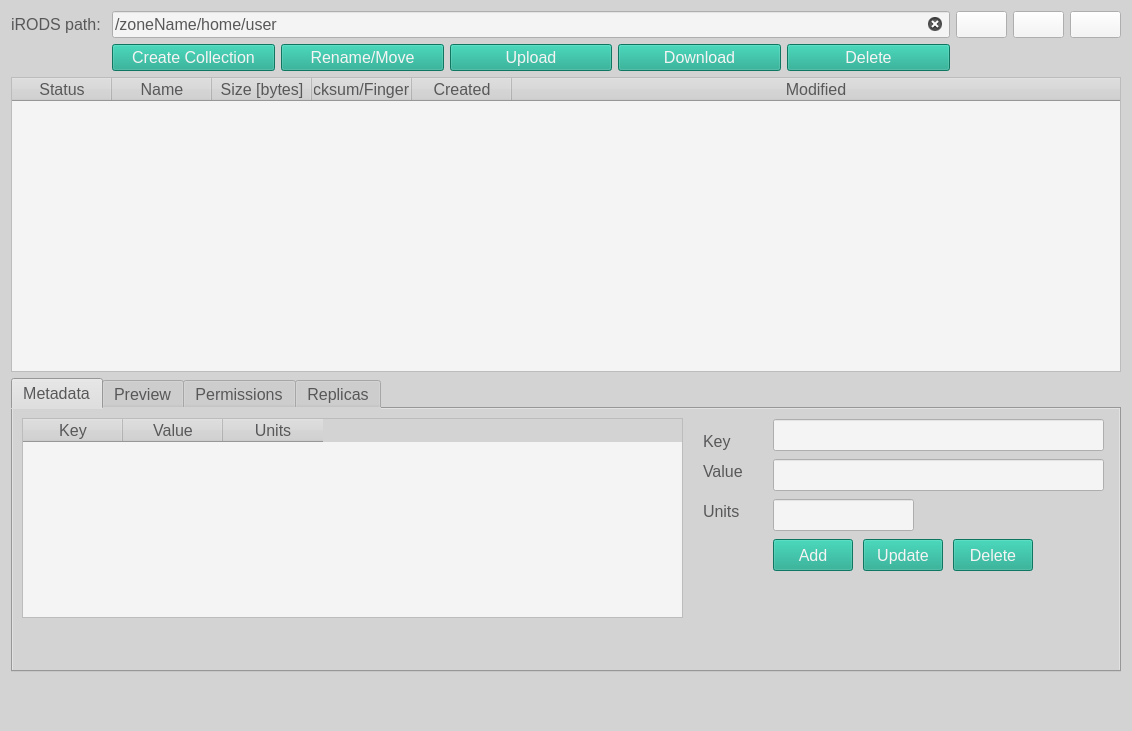
<?xml version="1.0" encoding="UTF-8"?>
<ui version="4.0">
 <class>tabBrowser</class>
 <widget class="QWidget" name="tabBrowser">
  <property name="geometry">
   <rect>
    <x>0</x>
    <y>0</y>
    <width>1132</width>
    <height>731</height>
   </rect>
  </property>
  <property name="minimumSize">
   <size>
    <width>800</width>
    <height>600</height>
   </size>
  </property>
  <property name="font">
   <font>
    <pointsize>12</pointsize>
    <weight>50</weight>
    <italic>false</italic>
    <bold>false</bold>
   </font>
  </property>
  <property name="windowTitle">
   <string>Form</string>
  </property>
  <property name="styleSheet">
   <string notr="true">QWidget
{
    background-color: rgb(211,211,211);
    color: rgb(88, 88, 90);
    selection-background-color: rgb(21, 165, 137);
    selection-color: rgb(245, 244, 244);
    font: 12pt
}

QLabel#error_label
{
    color: rgb(220, 130, 30);
}

QLineEdit, QTextEdit, QTableWidget
{
   background-color:  rgb(245, 244, 244)
}

QPushButton
{
	background-color: rgb(21, 165, 137);
    color: rgb(245, 244, 244);
}

QPushButton#home_button, QPushButton#parent_button, QPushButton#refresh_button
{
    background-color: rgb(245, 244, 244);
}

QTabWidget#info_tabs
{
     background-color: background-color: rgb(211,211,211);
}

</string>
  </property>
  <layout class="QVBoxLayout" name="verticalLayout">
   <item>
    <layout class="QGridLayout" name="gridLayout">
     <item row="1" column="0">
      <layout class="QHBoxLayout" name="horizontalLayout_4"/>
     </item>
     <item row="0" column="4">
      <widget class="QPushButton" name="home_button">
       <property name="font">
        <font>
         <pointsize>12</pointsize>
         <weight>50</weight>
         <italic>false</italic>
         <bold>false</bold>
        </font>
       </property>
       <property name="text">
        <string/>
       </property>
       <property name="icon">
        <iconset>
         <normaloff>../icons/home.png</normaloff>../icons/home.png</iconset>
       </property>
      </widget>
     </item>
     <item row="0" column="0">
      <widget class="QLabel" name="label_2">
       <property name="font">
        <font>
         <pointsize>12</pointsize>
         <weight>50</weight>
         <italic>false</italic>
         <bold>false</bold>
        </font>
       </property>
       <property name="text">
        <string>iRODS path: </string>
       </property>
      </widget>
     </item>
     <item row="0" column="2">
      <widget class="QPushButton" name="refresh_button">
       <property name="font">
        <font>
         <pointsize>12</pointsize>
         <weight>50</weight>
         <italic>false</italic>
         <bold>false</bold>
        </font>
       </property>
       <property name="text">
        <string/>
       </property>
       <property name="icon">
        <iconset>
         <normaloff>../icons/refresh.png</normaloff>../icons/refresh.png</iconset>
       </property>
      </widget>
     </item>
     <item row="0" column="3">
      <widget class="QPushButton" name="parent_button">
       <property name="enabled">
        <bool>true</bool>
       </property>
       <property name="font">
        <font>
         <pointsize>12</pointsize>
         <weight>50</weight>
         <italic>false</italic>
         <bold>false</bold>
        </font>
       </property>
       <property name="text">
        <string/>
       </property>
       <property name="icon">
        <iconset>
         <normaloff>../icons/arrow-up.png</normaloff>../icons/arrow-up.png</iconset>
       </property>
      </widget>
     </item>
     <item row="0" column="1">
      <widget class="QLineEdit" name="input_path">
       <property name="sizePolicy">
        <sizepolicy hsizetype="MinimumExpanding" vsizetype="Fixed">
         <horstretch>0</horstretch>
         <verstretch>0</verstretch>
        </sizepolicy>
       </property>
       <property name="font">
        <font>
         <pointsize>12</pointsize>
         <weight>50</weight>
         <italic>false</italic>
         <bold>false</bold>
        </font>
       </property>
       <property name="styleSheet">
        <string notr="true"/>
       </property>
       <property name="text">
        <string>/zoneName/home/user</string>
       </property>
       <property name="echoMode">
        <enum>QLineEdit::Normal</enum>
       </property>
       <property name="placeholderText">
        <string/>
       </property>
       <property name="clearButtonEnabled">
        <bool>true</bool>
       </property>
      </widget>
     </item>
     <item row="1" column="1">
      <layout class="QHBoxLayout" name="horizontalLayout_5">
       <item>
        <widget class="QPushButton" name="create_coll_button">
         <property name="font">
          <font>
           <pointsize>12</pointsize>
           <weight>50</weight>
           <italic>false</italic>
           <bold>false</bold>
          </font>
         </property>
         <property name="text">
          <string>Create Collection</string>
         </property>
        </widget>
       </item>
       <item>
        <widget class="QPushButton" name="rename_button">
         <property name="font">
          <font>
           <pointsize>12</pointsize>
           <weight>50</weight>
           <italic>false</italic>
           <bold>false</bold>
          </font>
         </property>
         <property name="text">
          <string>Rename/Move</string>
         </property>
        </widget>
       </item>
       <item>
        <widget class="QPushButton" name="upload_button">
         <property name="font">
          <font>
           <pointsize>12</pointsize>
           <weight>50</weight>
           <italic>false</italic>
           <bold>false</bold>
          </font>
         </property>
         <property name="text">
          <string>Upload</string>
         </property>
        </widget>
       </item>
       <item>
        <widget class="QPushButton" name="download_button">
         <property name="font">
          <font>
           <pointsize>12</pointsize>
           <weight>50</weight>
           <italic>false</italic>
           <bold>false</bold>
          </font>
         </property>
         <property name="text">
          <string>Download</string>
         </property>
        </widget>
       </item>
       <item>
        <widget class="QPushButton" name="delete_button">
         <property name="font">
          <font>
           <pointsize>12</pointsize>
           <weight>50</weight>
           <italic>false</italic>
           <bold>false</bold>
          </font>
         </property>
         <property name="text">
          <string>Delete</string>
         </property>
        </widget>
       </item>
      </layout>
     </item>
    </layout>
   </item>
   <item>
    <widget class="QTableWidget" name="browser_table">
     <property name="minimumSize">
      <size>
       <width>0</width>
       <height>250</height>
      </size>
     </property>
     <property name="font">
      <font>
       <pointsize>12</pointsize>
       <weight>50</weight>
       <italic>false</italic>
       <bold>false</bold>
      </font>
     </property>
     <property name="styleSheet">
      <string notr="true"/>
     </property>
     <property name="sizeAdjustPolicy">
      <enum>QAbstractScrollArea::AdjustToContents</enum>
     </property>
     <property name="editTriggers">
      <set>QAbstractItemView::NoEditTriggers</set>
     </property>
     <property name="tabKeyNavigation">
      <bool>false</bool>
     </property>
     <property name="showDropIndicator" stdset="0">
      <bool>false</bool>
     </property>
     <property name="dragDropOverwriteMode">
      <bool>false</bool>
     </property>
     <property name="alternatingRowColors">
      <bool>false</bool>
     </property>
     <property name="selectionMode">
      <enum>QAbstractItemView::SingleSelection</enum>
     </property>
     <property name="selectionBehavior">
      <enum>QAbstractItemView::SelectRows</enum>
     </property>
     <property name="sortingEnabled">
      <bool>false</bool>
     </property>
     <attribute name="horizontalHeaderStretchLastSection">
      <bool>true</bool>
     </attribute>
     <column>
      <property name="text">
       <string notr="true">Status</string>
      </property>
      <property name="toolTip">
       <string notr="true"/>
      </property>
      <property name="whatsThis">
       <string notr="true"/>
      </property>
     </column>
     <column>
      <property name="text">
       <string>Name</string>
      </property>
     </column>
     <column>
      <property name="text">
       <string>Size [bytes]</string>
      </property>
     </column>
     <column>
      <property name="text">
       <string>Checksum/Fingerprint</string>
      </property>
     </column>
     <column>
      <property name="text">
       <string>Created</string>
      </property>
     </column>
     <column>
      <property name="text">
       <string>Modified</string>
      </property>
     </column>
    </widget>
   </item>
   <item>
    <widget class="QTabWidget" name="info_tabs">
     <property name="minimumSize">
      <size>
       <width>500</width>
       <height>200</height>
      </size>
     </property>
     <property name="maximumSize">
      <size>
       <width>190000</width>
       <height>16777215</height>
      </size>
     </property>
     <property name="font">
      <font>
       <pointsize>12</pointsize>
       <weight>50</weight>
       <italic>false</italic>
       <bold>false</bold>
      </font>
     </property>
     <property name="styleSheet">
      <string notr="true"/>
     </property>
     <property name="currentIndex">
      <number>0</number>
     </property>
     <widget class="QWidget" name="metadata">
      <attribute name="title">
       <string>Metadata</string>
      </attribute>
      <widget class="QTableWidget" name="meta_table">
       <property name="geometry">
        <rect>
         <x>9</x>
         <y>9</y>
         <width>661</width>
         <height>200</height>
        </rect>
       </property>
       <property name="sizePolicy">
        <sizepolicy hsizetype="Fixed" vsizetype="Expanding">
         <horstretch>0</horstretch>
         <verstretch>0</verstretch>
        </sizepolicy>
       </property>
       <property name="minimumSize">
        <size>
         <width>600</width>
         <height>200</height>
        </size>
       </property>
       <property name="maximumSize">
        <size>
         <width>16777215</width>
         <height>16777215</height>
        </size>
       </property>
       <property name="font">
        <font>
         <pointsize>12</pointsize>
         <weight>50</weight>
         <italic>false</italic>
         <bold>false</bold>
        </font>
       </property>
       <property name="styleSheet">
        <string notr="true"/>
       </property>
       <property name="sizeAdjustPolicy">
        <enum>QAbstractScrollArea::AdjustToContents</enum>
       </property>
       <property name="editTriggers">
        <set>QAbstractItemView::NoEditTriggers</set>
       </property>
       <property name="selectionMode">
        <enum>QAbstractItemView::SingleSelection</enum>
       </property>
       <property name="selectionBehavior">
        <enum>QAbstractItemView::SelectRows</enum>
       </property>
       <property name="sortingEnabled">
        <bool>true</bool>
       </property>
       <column>
        <property name="text">
         <string>Key</string>
        </property>
       </column>
       <column>
        <property name="text">
         <string>Value</string>
        </property>
       </column>
       <column>
        <property name="text">
         <string>Units</string>
        </property>
       </column>
      </widget>
      <widget class="QLabel" name="label_4">
       <property name="geometry">
        <rect>
         <x>690</x>
         <y>20</y>
         <width>35</width>
         <height>24</height>
        </rect>
       </property>
       <property name="font">
        <font>
         <pointsize>12</pointsize>
         <weight>50</weight>
         <italic>false</italic>
         <bold>false</bold>
        </font>
       </property>
       <property name="text">
        <string>Key</string>
       </property>
      </widget>
      <widget class="QLabel" name="label_6">
       <property name="geometry">
        <rect>
         <x>690</x>
         <y>50</y>
         <width>53</width>
         <height>24</height>
        </rect>
       </property>
       <property name="font">
        <font>
         <pointsize>12</pointsize>
         <weight>50</weight>
         <italic>false</italic>
         <bold>false</bold>
        </font>
       </property>
       <property name="text">
        <string>Value</string>
       </property>
      </widget>
      <widget class="QLineEdit" name="meta_key_field">
       <property name="geometry">
        <rect>
         <x>760</x>
         <y>10</y>
         <width>331</width>
         <height>32</height>
        </rect>
       </property>
       <property name="font">
        <font>
         <pointsize>12</pointsize>
         <weight>50</weight>
         <italic>false</italic>
         <bold>false</bold>
        </font>
       </property>
      </widget>
      <widget class="QPushButton" name="delete_meta_button">
       <property name="geometry">
        <rect>
         <x>940</x>
         <y>130</y>
         <width>80</width>
         <height>32</height>
        </rect>
       </property>
       <property name="font">
        <font>
         <pointsize>12</pointsize>
         <weight>50</weight>
         <italic>false</italic>
         <bold>false</bold>
        </font>
       </property>
       <property name="text">
        <string>Delete</string>
       </property>
      </widget>
      <widget class="QPushButton" name="add_meta_button">
       <property name="geometry">
        <rect>
         <x>760</x>
         <y>130</y>
         <width>80</width>
         <height>32</height>
        </rect>
       </property>
       <property name="font">
        <font>
         <pointsize>12</pointsize>
         <weight>50</weight>
         <italic>false</italic>
         <bold>false</bold>
        </font>
       </property>
       <property name="text">
        <string>Add</string>
       </property>
      </widget>
      <widget class="QPushButton" name="update_meta_button">
       <property name="geometry">
        <rect>
         <x>850</x>
         <y>130</y>
         <width>80</width>
         <height>32</height>
        </rect>
       </property>
       <property name="font">
        <font>
         <pointsize>12</pointsize>
         <weight>50</weight>
         <italic>false</italic>
         <bold>false</bold>
        </font>
       </property>
       <property name="text">
        <string>Update</string>
       </property>
      </widget>
      <widget class="QLineEdit" name="meta_units_field">
       <property name="geometry">
        <rect>
         <x>760</x>
         <y>90</y>
         <width>141</width>
         <height>32</height>
        </rect>
       </property>
       <property name="font">
        <font>
         <pointsize>12</pointsize>
         <weight>50</weight>
         <italic>false</italic>
         <bold>false</bold>
        </font>
       </property>
      </widget>
      <widget class="QLabel" name="label_5">
       <property name="geometry">
        <rect>
         <x>690</x>
         <y>90</y>
         <width>49</width>
         <height>24</height>
        </rect>
       </property>
       <property name="font">
        <font>
         <pointsize>12</pointsize>
         <weight>50</weight>
         <italic>false</italic>
         <bold>false</bold>
        </font>
       </property>
       <property name="text">
        <string>Units</string>
       </property>
      </widget>
      <widget class="QLineEdit" name="meta_value_field">
       <property name="geometry">
        <rect>
         <x>760</x>
         <y>50</y>
         <width>331</width>
         <height>32</height>
        </rect>
       </property>
       <property name="font">
        <font>
         <pointsize>12</pointsize>
         <weight>50</weight>
         <italic>false</italic>
         <bold>false</bold>
        </font>
       </property>
      </widget>
     </widget>
     <widget class="QWidget" name="preview">
      <property name="font">
       <font>
        <pointsize>12</pointsize>
        <weight>50</weight>
        <italic>false</italic>
        <bold>false</bold>
       </font>
      </property>
      <property name="autoFillBackground">
       <bool>false</bool>
      </property>
      <attribute name="title">
       <string>Preview</string>
      </attribute>
      <layout class="QVBoxLayout" name="verticalLayout_2">
       <item>
        <widget class="QTextBrowser" name="preview_browser"/>
       </item>
      </layout>
     </widget>
     <widget class="QWidget" name="permissions">
      <attribute name="title">
       <string>Permissions</string>
      </attribute>
      <widget class="QLineEdit" name="acl_user_field">
       <property name="geometry">
        <rect>
         <x>731</x>
         <y>40</y>
         <width>251</width>
         <height>32</height>
        </rect>
       </property>
      </widget>
      <widget class="QLabel" name="label_13">
       <property name="geometry">
        <rect>
         <x>684</x>
         <y>40</y>
         <width>41</width>
         <height>31</height>
        </rect>
       </property>
       <property name="text">
        <string>User:</string>
       </property>
      </widget>
      <widget class="QLineEdit" name="acl_zone_field">
       <property name="geometry">
        <rect>
         <x>731</x>
         <y>80</y>
         <width>251</width>
         <height>32</height>
        </rect>
       </property>
      </widget>
      <widget class="QLabel" name="label_8">
       <property name="geometry">
        <rect>
         <x>681</x>
         <y>86</y>
         <width>41</width>
         <height>20</height>
        </rect>
       </property>
       <property name="text">
        <string>Zone:</string>
       </property>
      </widget>
      <widget class="QLabel" name="label_10">
       <property name="geometry">
        <rect>
         <x>671</x>
         <y>120</y>
         <width>75</width>
         <height>32</height>
        </rect>
       </property>
       <property name="text">
        <string>Access:</string>
       </property>
      </widget>
      <widget class="QComboBox" name="acl_box">
       <property name="enabled">
        <bool>false</bool>
       </property>
       <property name="geometry">
        <rect>
         <x>731</x>
         <y>120</y>
         <width>131</width>
         <height>32</height>
        </rect>
       </property>
       <item>
        <property name="text">
         <string>read</string>
        </property>
       </item>
       <item>
        <property name="text">
         <string>write</string>
        </property>
       </item>
       <item>
        <property name="text">
         <string>own</string>
        </property>
       </item>
       <item>
        <property name="text">
         <string>delete</string>
        </property>
       </item>
      </widget>
      <widget class="QComboBox" name="recursive_box">
       <property name="enabled">
        <bool>false</bool>
       </property>
       <property name="geometry">
        <rect>
         <x>969</x>
         <y>120</y>
         <width>131</width>
         <height>32</height>
        </rect>
       </property>
       <item>
        <property name="text">
         <string>False</string>
        </property>
       </item>
       <item>
        <property name="text">
         <string>True</string>
        </property>
       </item>
      </widget>
      <widget class="QPushButton" name="add_acl_button">
       <property name="geometry">
        <rect>
         <x>731</x>
         <y>161</y>
         <width>124</width>
         <height>32</height>
        </rect>
       </property>
       <property name="font">
        <font>
         <pointsize>12</pointsize>
         <weight>50</weight>
         <italic>false</italic>
         <bold>false</bold>
        </font>
       </property>
       <property name="text">
        <string>Add/Update</string>
       </property>
      </widget>
      <widget class="QLabel" name="owner">
       <property name="geometry">
        <rect>
         <x>669</x>
         <y>0</y>
         <width>61</width>
         <height>41</height>
        </rect>
       </property>
       <property name="text">
        <string>Owner: </string>
       </property>
      </widget>
      <widget class="QLabel" name="owner_label">
       <property name="geometry">
        <rect>
         <x>732</x>
         <y>5</y>
         <width>221</width>
         <height>31</height>
        </rect>
       </property>
       <property name="text">
        <string/>
       </property>
      </widget>
      <widget class="QLabel" name="label_7">
       <property name="geometry">
        <rect>
         <x>875</x>
         <y>116</y>
         <width>91</width>
         <height>41</height>
        </rect>
       </property>
       <property name="toolTip">
        <string>Apply to all objects in this collection</string>
       </property>
       <property name="text">
        <string>Apply to all:</string>
       </property>
      </widget>
      <widget class="QTableWidget" name="acl_table">
       <property name="geometry">
        <rect>
         <x>0</x>
         <y>0</y>
         <width>651</width>
         <height>200</height>
        </rect>
       </property>
       <property name="minimumSize">
        <size>
         <width>600</width>
         <height>200</height>
        </size>
       </property>
       <property name="styleSheet">
        <string notr="true"/>
       </property>
       <property name="sizeAdjustPolicy">
        <enum>QAbstractScrollArea::AdjustToContents</enum>
       </property>
       <property name="editTriggers">
        <set>QAbstractItemView::NoEditTriggers</set>
       </property>
       <property name="selectionMode">
        <enum>QAbstractItemView::SingleSelection</enum>
       </property>
       <property name="selectionBehavior">
        <enum>QAbstractItemView::SelectRows</enum>
       </property>
       <property name="sortingEnabled">
        <bool>true</bool>
       </property>
       <column>
        <property name="text">
         <string>User</string>
        </property>
       </column>
       <column>
        <property name="text">
         <string>Zone</string>
        </property>
       </column>
       <column>
        <property name="text">
         <string>Access</string>
        </property>
       </column>
       <column>
        <property name="text">
         <string>Inherit</string>
        </property>
       </column>
      </widget>
     </widget>
     <widget class="QWidget" name="replicas">
      <attribute name="title">
       <string>Replicas</string>
      </attribute>
      <layout class="QHBoxLayout" name="horizontalLayout_3">
       <item>
        <widget class="QTableWidget" name="replica_table">
         <property name="styleSheet">
          <string notr="true"/>
         </property>
         <property name="sizeAdjustPolicy">
          <enum>QAbstractScrollArea::AdjustToContents</enum>
         </property>
         <property name="editTriggers">
          <set>QAbstractItemView::NoEditTriggers</set>
         </property>
         <property name="selectionMode">
          <enum>QAbstractItemView::SingleSelection</enum>
         </property>
         <property name="selectionBehavior">
          <enum>QAbstractItemView::SelectRows</enum>
         </property>
         <property name="sortingEnabled">
          <bool>true</bool>
         </property>
         <column>
          <property name="text">
           <string>Replica</string>
          </property>
         </column>
         <column>
          <property name="text">
           <string>Hierarchy</string>
          </property>
         </column>
         <column>
          <property name="text">
           <string>Checksum</string>
          </property>
         </column>
         <column>
          <property name="text">
           <string>Size [bytes]</string>
          </property>
         </column>
         <column>
          <property name="text">
           <string>Status</string>
          </property>
         </column>
        </widget>
       </item>
      </layout>
     </widget>
    </widget>
   </item>
   <item>
    <widget class="QLabel" name="no_meta_label">
     <property name="font">
      <font>
       <pointsize>12</pointsize>
       <weight>50</weight>
       <italic>false</italic>
       <bold>false</bold>
      </font>
     </property>
     <property name="text">
      <string/>
     </property>
    </widget>
   </item>
   <item>
    <widget class="QLabel" name="error_label">
     <property name="font">
      <font>
       <pointsize>12</pointsize>
       <weight>50</weight>
       <italic>false</italic>
       <bold>false</bold>
      </font>
     </property>
     <property name="styleSheet">
      <string notr="true"/>
     </property>
     <property name="text">
      <string/>
     </property>
    </widget>
   </item>
  </layout>
 </widget>
 <resources/>
 <connections/>
</ui>
